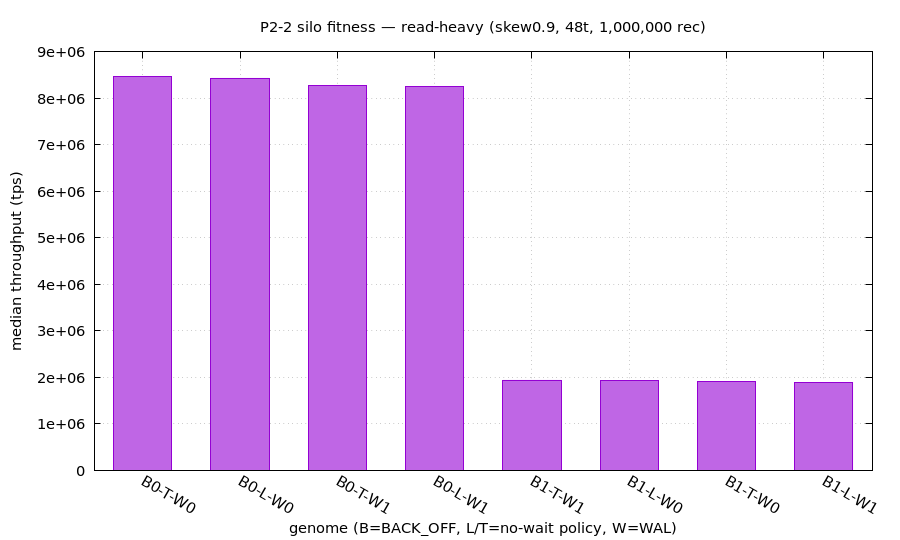

The script that saved this image:
set terminal pngcairo size 900,540 noenhanced font "sans,11"
set output "p2-2-fitness-read-heavy.png"
set title "P2-2 silo fitness — read-heavy (skew0.9, 48t, 1,000,000 rec)"
set xlabel "genome (B=BACK_OFF, L/T=no-wait policy, W=WAL)"
set ylabel "median throughput (tps)"
set grid
set key outside right top
set style fill solid 0.6
set boxwidth 0.6 relative
set yrange [0:*]
set xtics rotate by -30
unset key
plot "p2-2-fitness-read-heavy.dat" using 2:xtic(1) with boxes axes x1y1 title "median tps"
